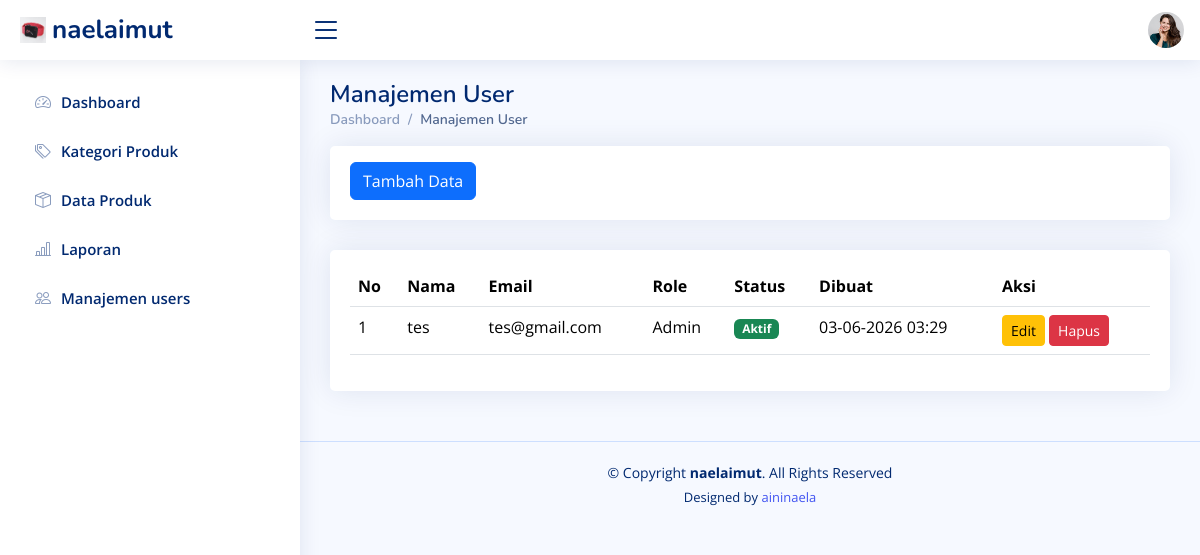
The app's page /users.php (signed in) with its own data.
### tables this page shows
CREATE TABLE `users` (
  `id` int(11) NOT NULL,
  `name` varchar(1000) DEFAULT NULL,
  `email` varchar(100) DEFAULT NULL,
  `password` varchar(255) DEFAULT NULL,
  `role` enum('admin','staff') DEFAULT 'staff',
  `is_active` tinyint(1) DEFAULT 1,
  `create_at` timestamp NOT NULL DEFAULT current_timestamp(),
  `created_at` timestamp NOT NULL DEFAULT current_timestamp()
);

### users.php (the view, shortened to what this page needs)
<!DOCTYPE html>
<html lang="en">
<head>
  <link href="assets/vendor/bootstrap/css/bootstrap.min.css" rel="stylesheet">
  <link href="assets/vendor/bootstrap-icons/bootstrap-icons.css" rel="stylesheet">
  <link href="assets/vendor/boxicons/css/boxicons.min.css" rel="stylesheet">
  <link href="assets/vendor/quill/quill.snow.css" rel="stylesheet">
  <link href="assets/vendor/quill/quill.bubble.css" rel="stylesheet">
  <link href="assets/vendor/remixicon/remixicon.css" rel="stylesheet">
  <link href="assets/vendor/simple-datatables/style.css" rel="stylesheet">
  <link href="assets/css/style.css" rel="stylesheet">
</head>
<body>
  <header id="header" class="header fixed-top d-flex align-items-center">
    <div class="d-flex align-items-center justify-content-between">
      <a href="index.php" class="logo d-flex align-items-center">
        <img src="assets/img/product-2.jpg" alt="">
        <span class="d-none d-lg-block">naelaimut</span>
      </a>
      <i class="bi bi-list toggle-sidebar-btn"></i>
    </div>
    <nav class="header-nav ms-auto">
    <ul class="d-flex align-items-center">
        <li class="nav-item dropdown pe-3">
            <a class="nav-link nav-profile d-flex align-items-center pe-0"
                href="#"
                data-bs-toggle="dropdown">
                <img
                    src="assets/img/messages-1.jpg"
                    alt="Profile"
                    class="rounded-circle" />
            </a>
        </li>
    </ul>
</nav>
  </header>
  <aside id="sidebar" class="sidebar">
    <ul class="sidebar-nav" id="sidebar-nav">
      <li class="nav-item">
        <a class="nav-link collapsed" href="index.php">
          <i class="bi bi-speedometer2"></i>
          <span>Dashboard</span>
        </a>
      </li>
      <li class="nav-item">
        <a class="nav-link collapsed" href="kategori_produk.php">
          <i class="bi bi-tags"></i>
          <span>Kategori Produk</span>
        </a>
      </li>
      <li class="nav-item">
        <a class="nav-link collapsed" href="produk.php">
          <i class="bi bi-box-seam"></i>
          <span>Data Produk</span>
        </a>
      </li>
      <li class="nav-item">
        <a class="nav-link collapsed" href="laporan.php">
          <i class="bi bi-bar-chart-line"></i>
          <span>Laporan</span>
        </a>
      </li>
      <li class="nav-item">
        <a class="nav-link <?= ($page == 'users.php') ? '' : 'collapsed' ?>" href="users.php">
          <i class="bi bi-people"></i>
          <span>Manajemen users</span>
        </a>
      </li>
    </ul>
  </aside>
  <main id="main" class="main">
    <div class="pagetitle">
      <h1>Manajemen User</h1>
      <nav>
        <ol class="breadcrumb">
          <li class="breadcrumb-item"><a href="index.php">Dashboard</a></li>
          <li class="breadcrumb-item active">Manajemen User</li>
        </ol>
      </nav>
    </div>
    <section class="section">
      <div class="row">
        <div class="col-lg-12">
          <div class="card">
            <div class="card-body mt-3">
              <a href="t_user.php" class="btn btn-primary"> Tambah Data</a>
            </div>
          </div>
        </div>
      </div>
      <section class="section">
      <div class="row">
        <div class="col-lg-12">
          <div class="card">
            <div class="card-body mt-3">
      <table class="table datatable">
        <thead>
          <tr>
            <th>No</th>
            <th>Nama</th>
            <th>Email</th>
            <th>Role</th>
            <th>Status</th>
            <th>Dibuat</th>
            <th>Aksi</th>
          </tr>
        </thead>
        <tbody>
          <?php
          include "koneksi.php";
          $no = 1;
          $sql = mysqli_query($conn, "SELECT * FROM users");
          while ($data = mysqli_fetch_array($sql)) {
          ?>
            <tr>
              <td><?php echo $no++; ?></td>
              <td><?php echo $data['name']; ?></td>
              <td><?php echo $data['email']; ?></td>
              <td><?php echo ucfirst($data['role']); ?></td>
              <td>
                <?php
                if ($data['is_active'] == 1) {
                  echo '<span class="badge bg-success">Aktif</span>';
                } else {
                  echo '<span class="badge bg-danger">Nonaktif</span>';
                }
                ?>
              </td>
              <td>
              <?= isset($data['created_at'])
? date('d-m-Y H:i', strtotime($data['created_at']))
: '-' ?>
              </td>
              <td>
                <a href="e_user.php?id=<?php echo $data['id']; ?>"
                  class="btn btn-warning btn-sm">
                  Edit
                </a>
                <a href="h_user.php?id=<?php echo $data['id']; ?>"
                  class="btn btn-danger btn-sm"
                  onclick="return confirm('Apakah Anda yakin ingin menghapus user ini?')">
                  Hapus
                </a>
              </td>
            </tr>
          <?php } ?>
        </tbody>
      </table>
      </div>
      </div>
      </div>
      </div>
    </section>
  </main>
  <footer id="footer" class="footer">
    <div class="copyright">
      &copy; Copyright <strong><span>naelaimut</span></strong>. All Rights Reserved
    </div>
    <div class="credits">
      Designed by <a href="https://www.instagram.com/nlleaay_?igsh=azNlZDVhdWxiNGZr">aininaela</a>
    </div>
  </footer>
</body>
</html>

### assets/css/style.css (style rules this page uses)
:root { scroll-behavior: smooth; }
body { font-family: "Open Sans", sans-serif; background: #f6f9ff; color: #444444; }
a { color: #4154f1; text-decoration: none; }
h1, h2, h3, h4, h5, h6 { font-family: "Nunito", sans-serif; }
#main { margin-top: 60px; padding: 20px 30px; transition: all 0.3s; }
.pagetitle { margin-bottom: 10px; }
.pagetitle h1 { font-size: 24px; margin-bottom: 0; font-weight: 600; color: #012970; }
.card { margin-bottom: 30px; border: none; border-radius: 5px; box-shadow: 0px 0 30px rgba(1, 41, 112, 0.1); }
.card-body { padding: 0 20px 20px 20px; }
.breadcrumb { font-size: 14px; font-family: "Nunito", sans-serif; color: #899bbd; font-weight: 600; }
.breadcrumb a { color: #899bbd; transition: 0.3s; }
.breadcrumb .breadcrumb-item::before { color: #899bbd; }
.breadcrumb .active { color: #51678f; font-weight: 600; }
.logo { line-height: 1; }
@media (min-width: 1200px) { .logo { width: 280px; } }
.logo img { max-height: 26px; margin-right: 6px; }
.logo span { font-size: 26px; font-weight: 700; color: #012970; font-family: "Nunito", sans-serif; }
.header { transition: all 0.5s; z-index: 997; height: 60px; box-shadow: 0px 2px 20px rgba(1, 41, 112, 0.1); background-color: #fff; padding-left: 20px; }
.header .toggle-sidebar-btn { font-size: 32px; padding-left: 10px; cursor: pointer; color: #012970; }
.header-nav ul { list-style: none; }
.header-nav>ul { margin: 0; padding: 0; }
.header-nav .nav-profile { color: #012970; }
.header-nav .nav-profile img { max-height: 36px; }
.sidebar { position: fixed; top: 60px; left: 0; bottom: 0; width: 300px; z-index: 996; transition: all 0.3s; padding: 20px; overflow-y: auto; scrollbar-width: thin; scrollbar-color: #aab7cf transparent; box-shadow: 0px 0px 20px rgba(1, 41, 112, 0.1); background-color: #fff; }
@media (min-width: 1200px) { #main, #footer { margin-left: 300px; } }
.sidebar-nav { padding: 0; margin: 0; list-style: none; }
.sidebar-nav li { padding: 0; margin: 0; list-style: none; }
.sidebar-nav .nav-item { margin-bottom: 5px; }
.sidebar-nav .nav-link { display: flex; align-items: center; font-size: 15px; font-weight: 600; color: #4154f1; transition: 0.3; background: #f6f9ff; padding: 10px 15px; border-radius: 4px; }
.sidebar-nav .nav-link i { font-size: 16px; margin-right: 10px; color: #4154f1; }
.sidebar-nav .nav-link.collapsed { color: #012970; background: #fff; }
.sidebar-nav .nav-link.collapsed i { color: #899bbd; }
.footer { padding: 20px 0; font-size: 14px; transition: all 0.3s; border-top: 1px solid #cddfff; }
.footer .copyright { text-align: center; color: #012970; }
.footer .credits { padding-top: 5px; text-align: center; font-size: 13px; color: #012970; }

### records on screen
users: name "tes", email "tes@gmail.com", role "Admin", is_active "Aktif", created_at "03-06-2026 03:29"
